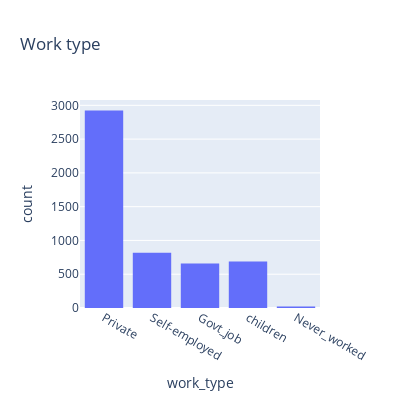

This figure's notebook cell:
### Markdown cell above
<li>3353 people have been married and 1757 people are not married before.</li>

### Code cell
print (f'{round(df["work_type"].value_counts(normalize=True)*100,2)}')
fig = px.histogram(df, x="work_type", title='Work type', width=400, height=400)
fig.show()

### Figure 1 — Plotly figure (JSON) as saved in the notebook; plotly's stock layout.template omitted (floating-point values rounded to 4 significant figures; data arrays with more than 128 entries replaced by an {"elided": "..."} marker saying what was removed)
{"data": [{"alignmentgroup": "True", "bingroup": "x", "hovertemplate": "work_type=%{x}<br>count=%{y}<extra></extra>", "legendgroup": "", "marker": {"color": "#636efa", "pattern": {"shape": ""}}, "name": "", "offsetgroup": "", "orientation": "v", "showlegend": false, "type": "histogram", "x": {"elided": "5110 str values"}, "xaxis": "x", "yaxis": "y"}], "layout": {"barmode": "relative", "height": 400, "legend": {"tracegroupgap": 0}, "title": {"text": "Work type"}, "width": 400, "xaxis": {"anchor": "y", "domain": [0, 1], "title": {"text": "work_type"}}, "yaxis": {"anchor": "x", "domain": [0, 1], "title": {"text": "count"}}}}
